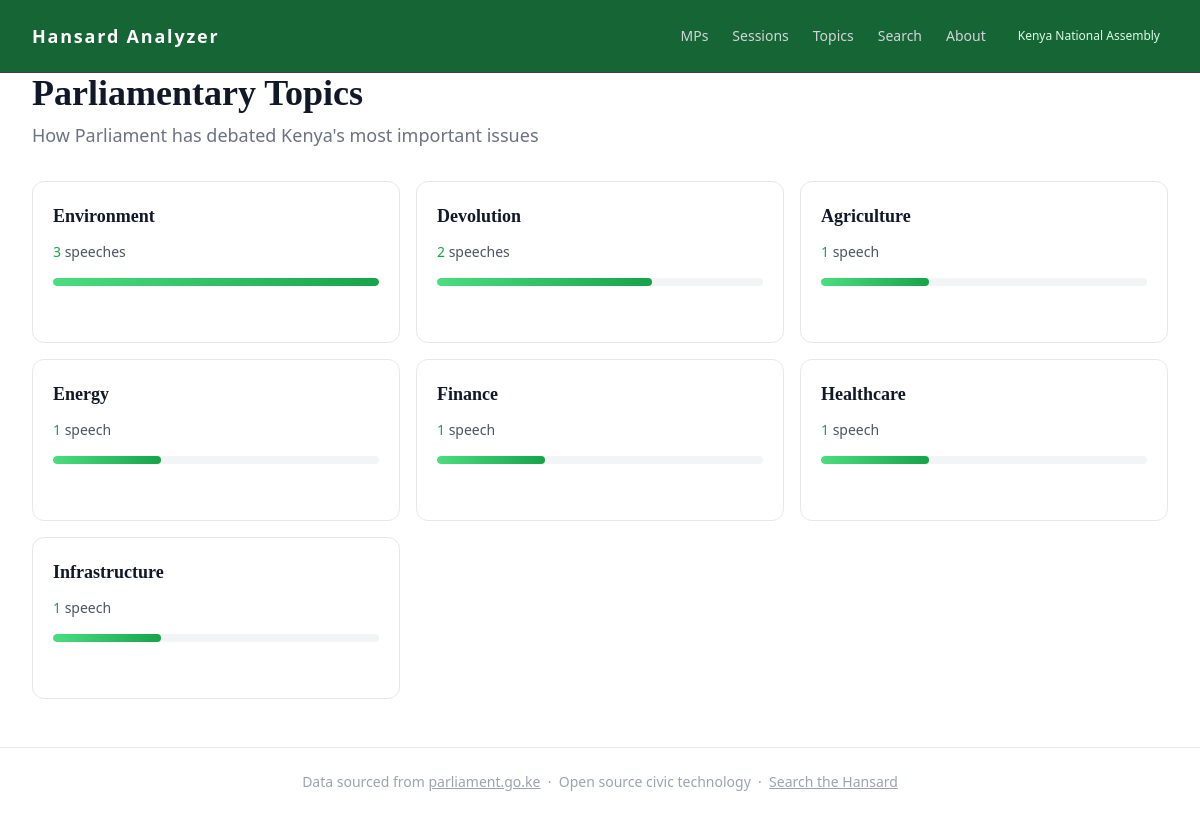
Page /topics/ on the committed database.
### tables this page shows
CREATE TABLE agenda_item_topics (
    id             INTEGER PRIMARY KEY AUTOINCREMENT,
    agenda_item_id INTEGER NOT NULL REFERENCES agenda_items(id),
    topic          TEXT NOT NULL,
    confidence     REAL,
    UNIQUE(agenda_item_id, topic)
);

### routes/topics.py (the view)
@topics_bp.route("/")
def topics_overview():
    conn = get_connection()
    topic_data = get_topic_agenda_item_counts(conn)
    conn.close()
    return render_template("topics.html", topics=topic_data)

### analyzer/database/queries.py (called while the page is built)
def get_topic_agenda_item_counts(conn: sqlite3.Connection) -> list[dict]:
    cursor = conn.cursor()
    cursor.execute(
        """
        SELECT topic, COUNT(DISTINCT agenda_item_id) AS count
        FROM agenda_item_topics
        GROUP BY topic
        ORDER BY count DESC
        """
    )
    columns = [d[0] for d in cursor.description]
    return [dict(zip(columns, row)) for row in cursor.fetchall()]

### analyzer/database/seed.py (called while the page is built)
def get_connection(db_path: Path = DB_PATH) -> sqlite3.Connection:
    conn = sqlite3.connect(db_path)
    conn.execute("PRAGMA foreign_keys = ON")
    return conn

### templates/topics.html (shortened to what this page needs)
{% extends "base.html" %}
{% block content %}
<div class="mb-8">
    <h1 class="font-serif text-3xl sm:text-4xl font-semibold text-gray-900 mb-2">Parliamentary Topics</h1>
    <p class="text-gray-500 text-lg">How Parliament has debated Kenya's most important issues</p>
</div>
{% if topics %}
<div class="grid grid-cols-1 sm:grid-cols-2 lg:grid-cols-3 gap-4">
    {% for item in topics %}
    <a href="{{ url_for('topics.topic_detail', topic_name=item.topic) }}"
       class="group border border-gray-200 rounded-xl p-5 bg-white hover:border-green-400 hover:shadow-lg transition-all duration-200 flex flex-col">
        <div class="flex items-start justify-between mb-3">
            <div>
                <div class="font-serif font-semibold text-gray-900 capitalize group-hover:text-green-600 transition-colors text-lg">{{ item.topic }}</div>
            </div>
        </div>
        <div class="text-sm text-gray-600 mb-4">
            <span class="font-medium text-green-600">{{ item.count }}</span> speech{{ 'es' if item.count != 1 else '' }}
        </div>
        {% if item.count > 0 %}
        <div class="mt-auto">
            {% set max_count = topics[0].count if topics[0].count > 0 else 1 %}
            {% set width_percent = (item.count / max_count * 100)|int %}
            <div class="w-full bg-gray-100 rounded-full h-2 overflow-hidden">
                <div
                    class="bg-gradient-to-r from-green-400 to-green-600 h-full rounded-full transition-all duration-300"
                    style="width: {{ width_percent }}%"
                ></div>
            </div>
        </div>
        {% endif %}
    </a>
    {% endfor %}
</div>
{% else %}
<div class="border border-gray-200 rounded-xl p-8 bg-gray-50 text-center">
    <p class="text-gray-600 text-sm">No topic data yet. Run <code class="bg-gray-200 px-2 py-1 rounded text-xs">flask sync</code> to ingest Hansard data.</p>
</div>
{% endif %}
{% endblock %}

### rows in the picture
agenda_item_topics: topic "Agriculture", count "1", {{ width_percent }} 33 (drawn)
agenda_item_topics: topic "Energy", count "1", {{ width_percent }} 33 (drawn)
agenda_item_topics: topic "Finance", count "1", {{ width_percent }} 33 (drawn)
agenda_item_topics: topic "Healthcare", count "1", {{ width_percent }} 33 (drawn)
agenda_item_topics: topic "Infrastructure", count "1", {{ width_percent }} 33 (drawn)

### other values in the picture
{{ item.topic }} "Environment" "Devolution"
{{ item.count }} "3" "2"
{{ 'es' if item.count != 1 else '' }} "es" "es"
